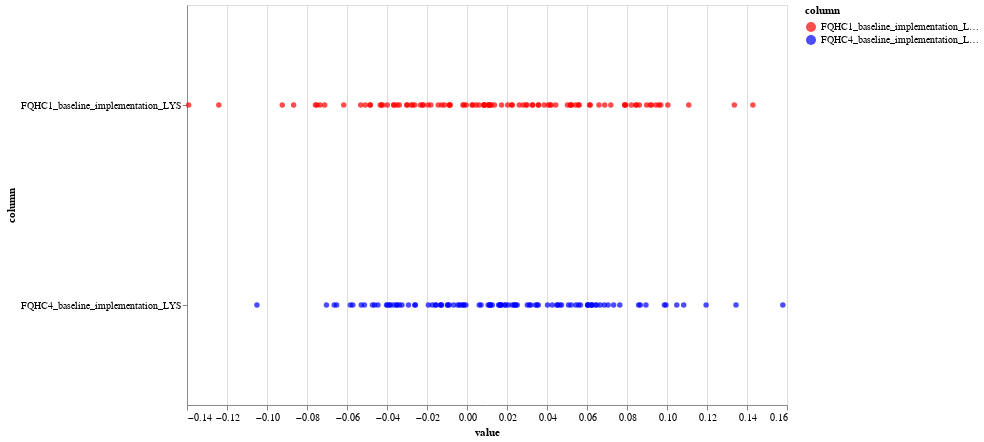

Notebook cell for this chart:
### Code cell
import pandas as pd
import altair as alt


# Melt the dataframe to long format
df_long = pd.melt(df, id_vars=[], value_vars=['FQHC1_baseline_implementation_LYS', 'FQHC4_baseline_implementation_LYS'])

# Rename the columns for clarity
df_long = df_long.rename(columns={'variable': 'column', 'value': 'value'})

# Create a scatter plot
scatter_plot = alt.Chart(df_long).mark_circle().encode(
    x='value:Q',
    y='column:N',
    color='column:N'
).properties(
    width=600,
    height=400
)

# Add a scale for color
scatter_plot = scatter_plot.encode(
    color=alt.Color('column:N', scale=alt.Scale(range=['red', 'blue']))
)

scatter_plot.show()

### Figure 1 — Vega-Lite specification as saved in the notebook (floating-point values rounded to 4 significant figures; data arrays with more than 128 entries replaced by an {"elided": "..."} marker saying what was removed)
{"config": {"view": {"continuousWidth": 300, "continuousHeight": 300}}, "data": {"name": "data-08c228ceb7f21e8f22bf029b00c074bb"}, "mark": {"type": "circle"}, "encoding": {"color": {"field": "column", "scale": {"range": ["red", "blue"]}, "type": "nominal"}, "x": {"field": "value", "type": "quantitative"}, "y": {"field": "column", "type": "nominal"}}, "height": 400, "width": 600, "$schema": "https://vega.github.io/schema/vega-lite/v5.17.0.json", "datasets": {"data-08c228ceb7f21e8f22bf029b00c074bb": {"elided": "200 records"}}}
